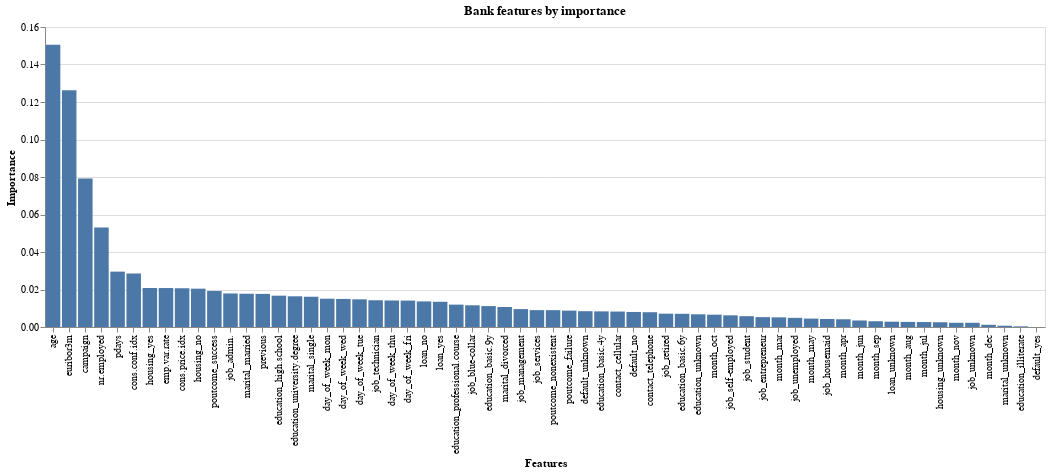

The notebook cell saved with this chart:
### Code cell
url = 'https://raw.githubusercontent.com/byui-cse/cse450-course/master/data/bank.csv'

import pandas as pd
from sklearn.model_selection import train_test_split
from sklearn.tree import DecisionTreeClassifier
from sklearn.ensemble import RandomForestClassifier
import altair as alt

dat = pd.read_csv(url)


classifier = RandomForestClassifier(max_depth=30)

X = dat.drop(columns='y')
y = dat['y']

X = pd.get_dummies(X)
y = pd.get_dummies(y)

x_train, x_test, y_train, y_test = train_test_split(X, y, test_size = .20, random_state=25)

classifier.fit(x_train, y_train)

feature_df = pd.DataFrame({'features':X.columns, 'importance':classifier.feature_importances_})

key_features_chart = (alt.Chart(feature_df).encode(
   x= alt.X("features", title = "Features", sort='-y'),
   y=  alt.Y("importance", title = "Importance")
).properties(width=1000,title="Bank features by importance")
.mark_bar()
)

key_features_chart

### Figure 1 — Vega-Lite specification as saved in the notebook (floating-point values rounded to 4 significant figures)
{"config": {"view": {"continuousWidth": 400, "continuousHeight": 300}}, "data": {"name": "data-9fea1ff6d9d04a515c4a67b0c901a2c5"}, "mark": "bar", "encoding": {"x": {"field": "features", "sort": "-y", "title": "Features", "type": "nominal"}, "y": {"field": "importance", "title": "Importance", "type": "quantitative"}}, "title": "Bank features by importance", "width": 1000, "$schema": "https://vega.github.io/schema/vega-lite/v4.17.0.json", "datasets": {"data-9fea1ff6d9d04a515c4a67b0c901a2c5": [{"features": "age", "importance": 0.1506}, {"features": "campaign", "importance": 0.0792}, {"features": "pdays", "importance": 0.02954}, {"features": "previous", "importance": 0.01765}, {"features": "emp.var.rate", "importance": 0.02078}, {"features": "cons.price.idx", "importance": 0.02067}, {"features": "cons.conf.idx", "importance": 0.02854}, {"features": "euribor3m", "importance": 0.1262}, {"features": "nr.employed", "importance": 0.05304}, {"features": "job_admin.", "importance": 0.01789}, {"features": "job_blue-collar", "importance": 0.01158}, {"features": "job_entrepreneur", "importance": 0.005268}, {"features": "job_housemaid", "importance": 0.00428}, {"features": "job_management", "importance": 0.009553}, {"features": "job_retired", "importance": 0.007111}, {"features": "job_self-employed", "importance": 0.006222}, {"features": "job_services", "importance": 0.008988}, {"features": "job_student", "importance": 0.00577}, {"features": "job_technician", "importance": 0.01426}, {"features": "job_unemployed", "importance": 0.004873}, {"features": "job_unknown", "importance": 0.002242}, {"features": "marital_divorced", "importance": 0.01067}, {"features": "marital_married", "importance": 0.01774}, {"features": "marital_single", "importance": 0.01614}, {"features": "marital_unknown", "importance": 0.0006827}, {"features": "education_basic.4y", "importance": 0.008331}, {"features": "education_basic.6y", "importance": 0.007047}, {"features": "education_basic.9y", "importance": 0.01115}, {"features": "education_high.school", "importance": 0.01671}, {"features": "education_illiterate", "importance": 0.0003431}, {"features": "education_professional.course", "importance": 0.01193}, {"features": "education_university.degree", "importance": 0.01637}, {"features": "education_unknown", "importance": 0.006772}, {"features": "default_no", "importance": 0.008019}, {"features": "default_unknown", "importance": 0.008427}, {"features": "default_yes", "importance": 1.815e-07}, {"features": "housing_no", "importance": 0.02044}, {"features": "housing_unknown", "importance": 0.002531}, {"features": "housing_yes", "importance": 0.0208}, {"features": "loan_no", "importance": 0.01365}, {"features": "loan_unknown", "importance": 0.002834}, {"features": "loan_yes", "importance": 0.01345}, {"features": "contact_cellular", "importance": 0.008237}, {"features": "contact_telephone", "importance": 0.007885}, {"features": "month_apr", "importance": 0.00413}, {"features": "month_aug", "importance": 0.002708}, {"features": "month_dec", "importance": 0.001177}, {"features": "month_jul", "importance": 0.002643}, {"features": "month_jun", "importance": 0.003474}, {"features": "month_mar", "importance": 0.005141}, {"features": "month_may", "importance": 0.004482}, {"features": "month_nov", "importance": 0.002246}, {"features": "month_oct", "importance": 0.006574}, {"features": "month_sep", "importance": 0.003071}, {"features": "day_of_week_fri", "importance": 0.01408}, {"features": "day_of_week_mon", "importance": 0.01509}, {"features": "day_of_week_thu", "importance": 0.01415}, {"features": "day_of_week_tue", "importance": 0.01476}, {"features": "day_of_week_wed", "importance": 0.01496}, {"features": "poutcome_failure", "importance": 0.008731}, {"features": "poutcome_nonexistent", "importance": 0.008979}, {"features": "poutcome_success", "importance": 0.01922}]}}
